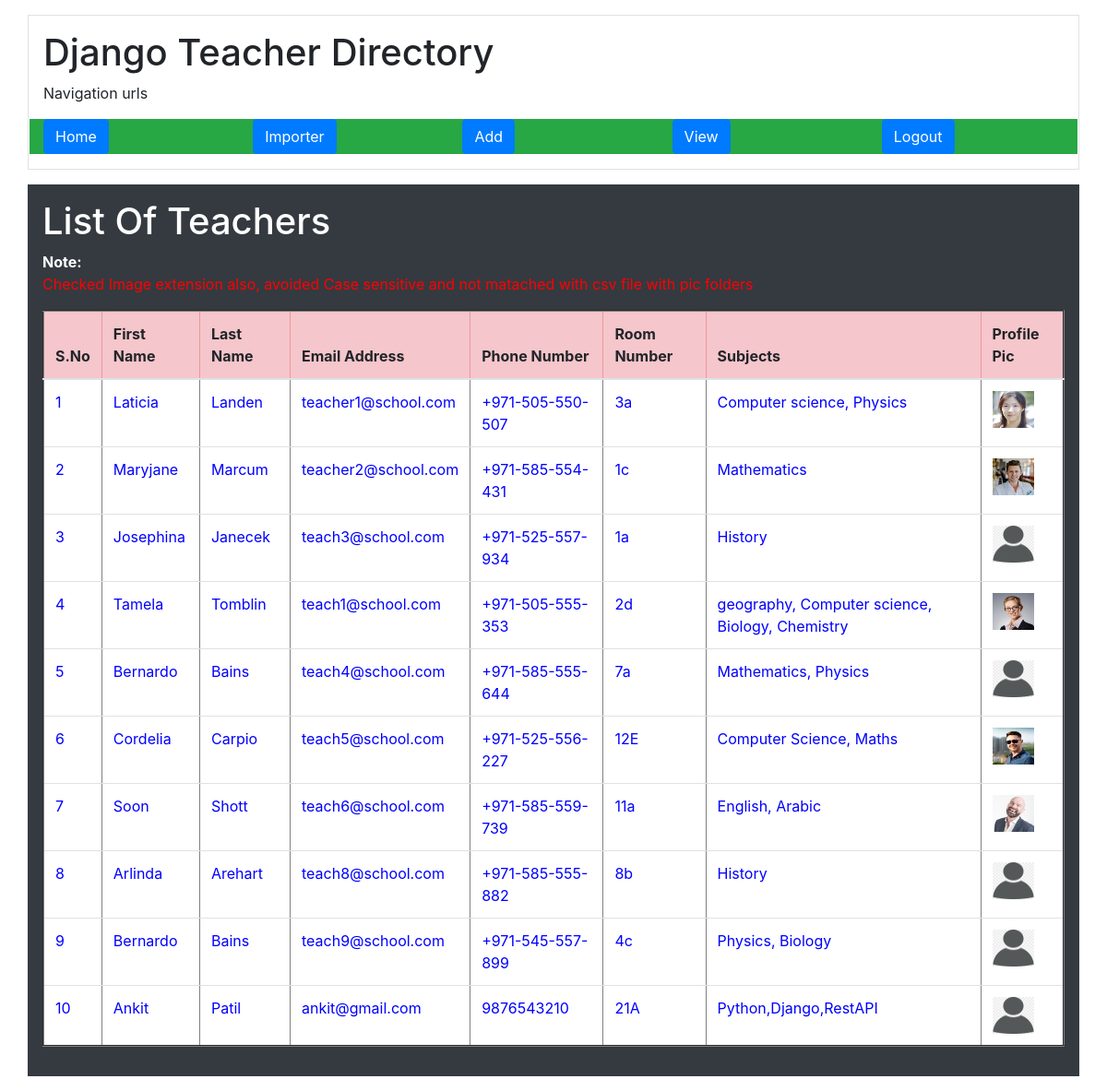
/DataView/, run on the app's committed database.
### directory/models.py (models this page shows, shortened)
class TeacherModel(models.Model):
    FirstName = models.CharField(max_length=100)
    LastName = models.CharField(max_length=100)
    Profilepicture = models.CharField(max_length=100)
    EmailAddress = models.CharField(unique=True, max_length=100)
    PhoneNumber = models.CharField(max_length=100)
    RoomNumber = models.CharField(max_length=100)
    Subjectstaught = models.CharField(max_length=1000)
    class Meta:
        db_table = 'Teachers'

### directory/views.py (the view)
# urls.py: path('DataView/', dt.DataView, name='DataView'),
def DataView(request):
    qs = TeacherModel.objects.all()
    return render(request,'AllData.html',{'data':qs})

### assets/templates/AllData.html
{%extends 'appbase.html'%}
{%block contents%}
<div class="container p-3 my-3 bg-dark text-white">
  <h1>List Of Teachers</h1>
    <span>
        <strong>Note:</strong><p style="color:RED">Checked Image extension also, avoided Case sensitive and not matached with csv file with pic folders</p>
    </span>
    <table border="2px" class="table table-hover">
                    <thead>
                    <tr class="table-danger">
                        <th scope="col">S.No</th>
                        <th scope="col">First Name</th>
                        <th scope="col">Last Name</th>
                        <th scope="col">Email Address</th>
                        <th scope="col">Phone Number</th>
                        <th scope="col">Room Number</th>
                        <th scope="col">Subjects</th>
                        <th scope="col">Profile Pic</th>
                    </tr>
                    </thead>
                    <tbody>
                    {% for i in data %}
                    <tr scope="row" style="color: BLUE; background-color:White">
                        <td>{{forloop.counter}}</td>
                        <td>{{i.FirstName}}</td>
                        <td>{{i.LastName}}</td>
                        <td>{{i.EmailAddress}}</td>
                        <td>{{i.PhoneNumber}}</td>
                        <td>{{i.RoomNumber}}</td>
                        <td>{{i.Subjectstaught}}</td>
                        <td><img src="/media/profilepic/{{i.Profilepicture}}" width="45" height="40"></td>
                    </tr>
                    {% endfor %}
                    </tbody>
                </table>
</div>
{%endblock%}

### assets/templates/appbase.html (shortened to what this page needs)
<!DOCTYPE html>
<html lang="en">
<head>
  <link rel="stylesheet" href="https://maxcdn.bootstrapcdn.com/bootstrap/4.5.2/css/bootstrap.min.css">
</head>
<body>
<div class="container p-3 my-3 border">
  <h1>Django Teacher Directory</h1>
  <p>Navigation urls</p>
    <div class="row">
      <div class="col bg-success"><a href="{%url 'apphome'%}" class="btn btn-primary">Home</a></div>
      <div class="col bg-success"><a href="{%url 'importedForm'%}" class="btn btn-primary">Importer</a></div>
      <div class="col bg-success"><a href="{%url 'AddTeacherData'%}" class="btn btn-primary">Add</a></div>
      <div class="col bg-success"><a href="{%url 'DataView'%}" class="btn btn-primary">View</a></div>
      <div class="col bg-success"><a href="{%url 'logout'%}" class="btn btn-primary">Logout</a></div>
  </div>
</div>
{%block contents%}
{%endblock%}
</body>
</html>

### data on the page
TeacherModel: FirstName "Laticia", LastName "Landen", EmailAddress "teacher1@school.com", PhoneNumber "+971-505-550-507", RoomNumber "3a", Subjectstaught "Computer science, Physics", Profilepicture (picture)
TeacherModel: FirstName "Maryjane", LastName "Marcum", EmailAddress "teacher2@school.com", PhoneNumber "+971-585-554-431", RoomNumber "1c", Subjectstaught "Mathematics", Profilepicture (picture)
TeacherModel: FirstName "Josephina", LastName "Janecek", EmailAddress "teach3@school.com", PhoneNumber "+971-525-557-934", RoomNumber "1a", Subjectstaught "History", Profilepicture (placeholder picture)
TeacherModel: FirstName "Tamela", LastName "Tomblin", EmailAddress "teach1@school.com", PhoneNumber "+971-505-555-353", RoomNumber "2d", Subjectstaught "geography, Computer science, Biology, Chemistry", Profilepicture (picture)
TeacherModel: FirstName "Bernardo", LastName "Bains", EmailAddress "teach4@school.com", PhoneNumber "+971-585-555-644", RoomNumber "7a", Subjectstaught "Mathematics, Physics", Profilepicture (placeholder picture)
TeacherModel: FirstName "Cordelia", LastName "Carpio", EmailAddress "teach5@school.com", PhoneNumber "+971-525-556-227", RoomNumber "12E", Subjectstaught "Computer Science, Maths", Profilepicture (picture)
TeacherModel: FirstName "Soon", LastName "Shott", EmailAddress "teach6@school.com", PhoneNumber "+971-585-559-739", RoomNumber "11a", Subjectstaught "English, Arabic", Profilepicture (picture)
TeacherModel: FirstName "Arlinda", LastName "Arehart", EmailAddress "teach8@school.com", PhoneNumber "+971-585-555-882", RoomNumber "8b", Subjectstaught "History", Profilepicture (placeholder picture)
TeacherModel: FirstName "Bernardo", LastName "Bains", EmailAddress "teach9@school.com", PhoneNumber "+971-545-557-899", RoomNumber "4c", Subjectstaught "Physics, Biology", Profilepicture (placeholder picture)
TeacherModel: FirstName "Ankit", LastName "Patil", EmailAddress "ankit@gmail.com", PhoneNumber "9876543210", RoomNumber "21A", Subjectstaught "Python,Django,RestAPI", Profilepicture (placeholder picture)
